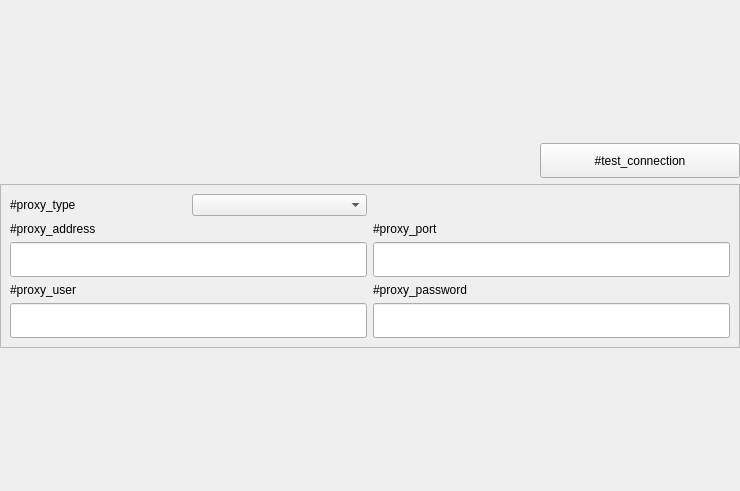
<?xml version="1.0" encoding="UTF-8"?>
<ui version="4.0">
 <class>UnmanagedConnectionWindow</class>
 <widget class="QFrame" name="UnmanagedConnectionWindow">
  <property name="enabled">
   <bool>true</bool>
  </property>
  <property name="geometry">
   <rect>
    <x>0</x>
    <y>0</y>
    <width>740</width>
    <height>491</height>
   </rect>
  </property>
  <property name="styleSheet">
   <string notr="true"/>
  </property>
  <property name="lineWidth">
   <number>0</number>
  </property>
  <layout class="QVBoxLayout" name="verticalLayout_5">
   <property name="margin">
    <number>0</number>
   </property>
   <item>
    <spacer name="verticalSpacer">
     <property name="orientation">
      <enum>Qt::Vertical</enum>
     </property>
     <property name="sizeHint" stdset="0">
      <size>
       <width>20</width>
       <height>40</height>
      </size>
     </property>
    </spacer>
   </item>
   <item>
    <layout class="QHBoxLayout" name="horizontalLayout">
     <property name="leftMargin">
      <number>9</number>
     </property>
     <property name="rightMargin">
      <number>0</number>
     </property>
     <item>
      <spacer name="horizontalSpacer">
       <property name="orientation">
        <enum>Qt::Horizontal</enum>
       </property>
       <property name="sizeHint" stdset="0">
        <size>
         <width>40</width>
         <height>20</height>
        </size>
       </property>
      </spacer>
     </item>
     <item>
      <widget class="QPushButton" name="btnTestConnection">
       <property name="minimumSize">
        <size>
         <width>200</width>
         <height>35</height>
        </size>
       </property>
       <property name="maximumSize">
        <size>
         <width>200</width>
         <height>35</height>
        </size>
       </property>
       <property name="text">
        <string>#test_connection</string>
       </property>
      </widget>
     </item>
    </layout>
   </item>
   <item>
    <widget class="QFrame" name="proxyFrame">
     <property name="frameShape">
      <enum>QFrame::StyledPanel</enum>
     </property>
     <layout class="QGridLayout" name="gridLayout">
      <item row="1" column="0">
       <widget class="QLabel" name="lbProxyAddress">
        <property name="text">
         <string>#proxy_address</string>
        </property>
       </widget>
      </item>
      <item row="1" column="1">
       <widget class="QLabel" name="lbProxyPort">
        <property name="enabled">
         <bool>true</bool>
        </property>
        <property name="text">
         <string>#proxy_port</string>
        </property>
       </widget>
      </item>
      <item row="2" column="0">
       <widget class="QLineEdit" name="leProxyAddress">
        <property name="enabled">
         <bool>true</bool>
        </property>
        <property name="minimumSize">
         <size>
          <width>0</width>
          <height>35</height>
         </size>
        </property>
        <property name="maximumSize">
         <size>
          <width>16777215</width>
          <height>35</height>
         </size>
        </property>
        <property name="oskCompatible" stdset="0">
         <bool>true</bool>
        </property>
       </widget>
      </item>
      <item row="2" column="1">
       <widget class="QLineEdit" name="leProxyPort">
        <property name="enabled">
         <bool>true</bool>
        </property>
        <property name="minimumSize">
         <size>
          <width>0</width>
          <height>35</height>
         </size>
        </property>
        <property name="maximumSize">
         <size>
          <width>16777215</width>
          <height>35</height>
         </size>
        </property>
        <property name="inputMask">
         <string notr="true"/>
        </property>
        <property name="oskCompatible" stdset="0">
         <bool>true</bool>
        </property>
       </widget>
      </item>
      <item row="3" column="0">
       <widget class="QLabel" name="lbProxyUser">
        <property name="text">
         <string>#proxy_user</string>
        </property>
       </widget>
      </item>
      <item row="3" column="1">
       <widget class="QLabel" name="lbProxyPassword">
        <property name="text">
         <string>#proxy_password</string>
        </property>
       </widget>
      </item>
      <item row="4" column="0">
       <widget class="QLineEdit" name="leProxyUser">
        <property name="minimumSize">
         <size>
          <width>0</width>
          <height>35</height>
         </size>
        </property>
        <property name="maximumSize">
         <size>
          <width>16777215</width>
          <height>35</height>
         </size>
        </property>
        <property name="oskCompatible" stdset="0">
         <bool>true</bool>
        </property>
       </widget>
      </item>
      <item row="4" column="1">
       <widget class="QLineEdit" name="leProxyPassword">
        <property name="minimumSize">
         <size>
          <width>0</width>
          <height>35</height>
         </size>
        </property>
        <property name="maximumSize">
         <size>
          <width>16777215</width>
          <height>35</height>
         </size>
        </property>
        <property name="inputMask">
         <string notr="true"/>
        </property>
        <property name="echoMode">
         <enum>QLineEdit::Password</enum>
        </property>
        <property name="readOnly">
         <bool>false</bool>
        </property>
        <property name="oskCompatible" stdset="0">
         <bool>true</bool>
        </property>
       </widget>
      </item>
      <item row="0" column="0">
       <layout class="QHBoxLayout" name="horizontalLayout_3">
        <item>
         <widget class="QLabel" name="lbProxyType">
          <property name="text">
           <string>#proxy_type</string>
          </property>
         </widget>
        </item>
        <item>
         <widget class="QComboBox" name="cbProxyType"/>
        </item>
       </layout>
      </item>
     </layout>
    </widget>
   </item>
   <item>
    <spacer name="verticalSpacer_2">
     <property name="orientation">
      <enum>Qt::Vertical</enum>
     </property>
     <property name="sizeHint" stdset="0">
      <size>
       <width>20</width>
       <height>40</height>
      </size>
     </property>
    </spacer>
   </item>
  </layout>
 </widget>
 <resources>
  <include location="../Resources/Resources.qrc"/>
 </resources>
 <connections/>
</ui>
